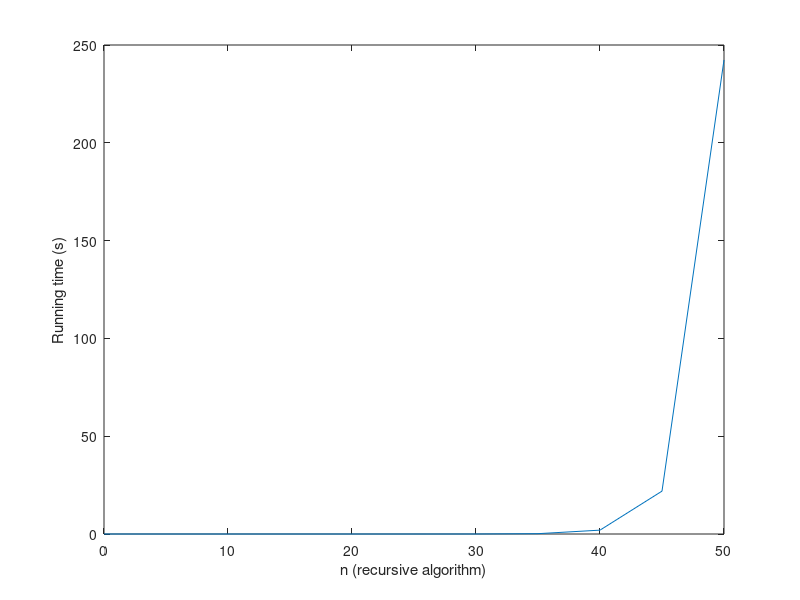
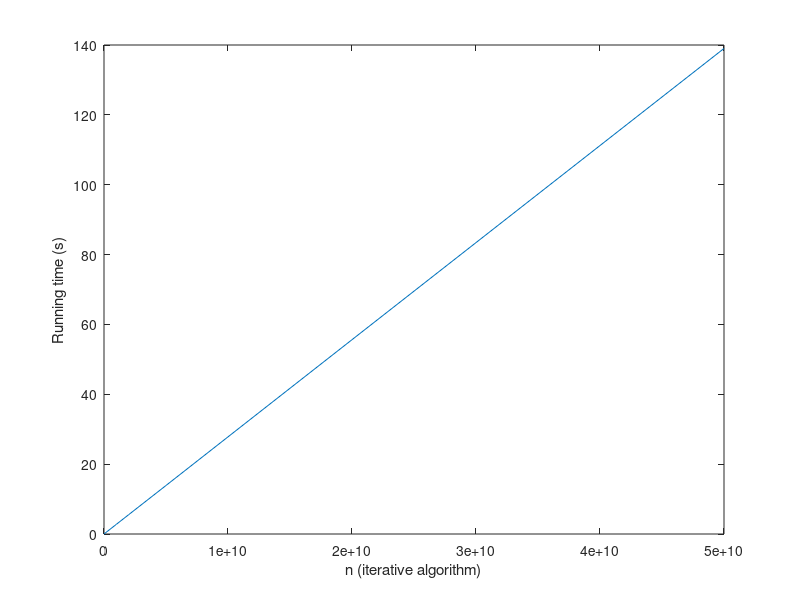

Here is the MATLAB script that generated these plots, in order:
n = [0  25	30	35	40	45	50];
t = [0  0	0.01	0.17	1.97	21.92	242.360001];
figure(1);
plot(n,t);
xlabel('n (recursive algorithm)');
ylabel('Running time (s)');

x = [0  1	10	100	1000	2000	5000	10000	20000	50000].*1e6;
y = [0  0	0.03	0.28	2.78	5.56	13.89	27.809999	55.630001	139.009995];
figure(2);
plot(x,y);
xlabel('n (iterative algorithm)');
ylabel('Running time (s)');